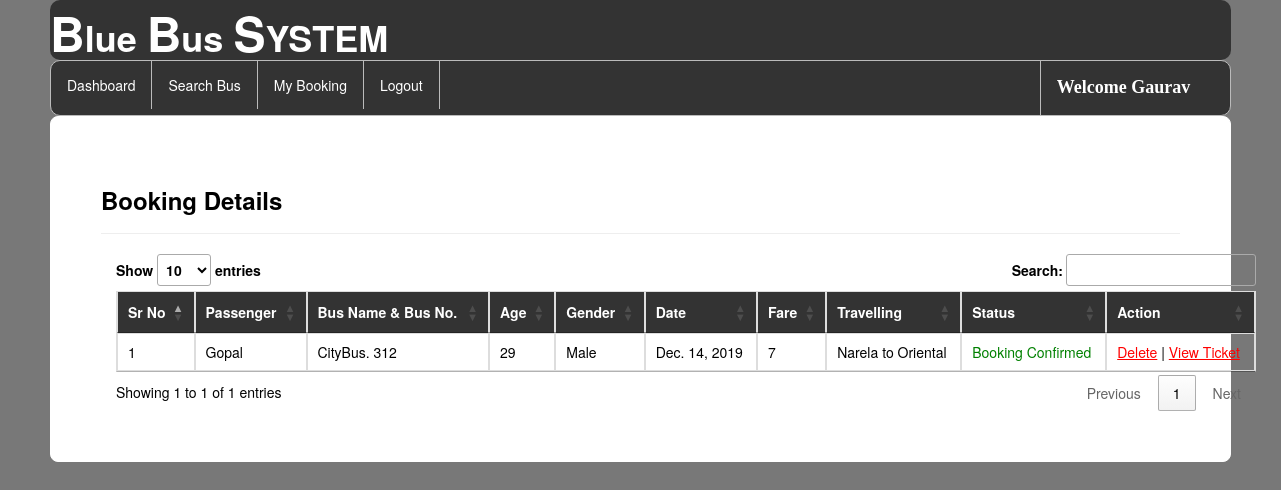
The app's page /my_booking/ (signed in) with its own data.
### bus/models.py (models this page shows, shortened)
class Passenger(models.Model):
    user = models.ForeignKey(Register,on_delete=models.CASCADE,null=True)
    bus = models.ForeignKey(Add_Bus,on_delete=models.CASCADE,null=True)
    name = models.CharField(max_length=100,null=True)
    age = models.IntegerField(null=True)
    gender = models.CharField(max_length=30,null=True)
    route=models.CharField(max_length=100,null=True)
    status = models.CharField(max_length=30,null=True)
    date1 = models.DateField(null=True)
    fare = models.IntegerField(null=True)

class Add_Bus(models.Model):
    busname = models.CharField(max_length=30,null=True)
    bus_no = models.IntegerField(null=True)
    from_city = models.CharField(max_length=30,null=True)
    to_city = models.CharField(max_length=30,null=True)
    departuretime=models.CharField(max_length=30,null=True)
    arrivaltime=models.CharField(max_length=30,null=True)
    trevaltime=models.CharField(max_length=100,null=True)
    distance=models.IntegerField(null=True)
    img=models.FileField(null=True)

### bus/views.py (the view)
# urls.py: path('my_booking/',my_booking,name="my_booking"),
def my_booking(request):
    if not request.user.is_authenticated:
        return redirect('login')
    user2 = User.objects.filter(username=request.user.username).get()
    user1 = Register.objects.filter(user=user2).get()
    pro = Passenger.objects.filter(user=user1)
    book = Book_ticket.objects.filter(user=user1)
    d = {'user':user1,'pro':pro,'book':book}
    return render(request,'my_booking.html',d)

### bus/templates/my_booking.html (shortened to what this page needs)
{% extends 'navigation2.html' %}
{% load static %}
{% block b %}
<div style="color:Black;border:1px solid white;border-radius:8px;background-color:white;padding:50px">
        <h3><strong>Booking Details</strong></h3><hr>
<div class="container">
<table class="table table-bordered" id="myTable">
  <thead style="color:white;background-color:#333">
  <tr>
    <th>Sr No</th>
    <th>Passenger</th>
      <th>Bus Name & Bus No.</th>
      <th> Age</th>
    <th>Gender</th>
    <th>Date</th>
       <th>Fare</th>
       <th>Travelling</th>
       <th>Status</th>
    <th>Action</th>
  </tr>
  </thead>
   <tbody>
    {% for i in pro %}
  <tr>
    <td>{{forloop.counter}}</td>
    <td>{{i.name}}</td>
    <td>{{i.bus.busname}}. {{i.bus.bus_no}}</td>
      <td>{{i.age}}</td>
      <td>{{i.gender}}</td>
      <td>{{i.date1}}</td>
      <td>{{i.fare}}</td>
      <td>{{i.route}}</td>
      {% if i.status == 'set' %}
      <td style="color:green">Booking Confirmed</td>
      {% else %}
      <td style="color:red">No Transaction</td>
      {% endif %}
    <td><a href="{% url 'delte_my_booking' i.id %}" style="color:red"><u>Delete</u></a>
    | <a href="{% url 'view_ticket' i.id %}" style="color:red"><u>View&nbsp;Ticket</u></a>
    </td>
  </tr>
    {% endfor %}
    </tbody>
</table>
 </div>
</div>
{% endblock %}

### bus/templates/navigation2.html (shortened to what this page needs)
{% extends 'head.html' %}
{% load static %}
{% block body %}
<link rel = stylesheet href = "//cdn.datatables.net/1.10.19/css/jquery.dataTables.min.css">
<ul class="id2">
  <li id="id1"><a href="{% url 'dashboard' %}">Dashboard</a></li>
  <li id="id1"><a href="{% url 'search_bus' %}">Search Bus</a></li>
  <li id="id1"><a href="{% url 'my_booking' %}">My Booking</a></li>
  <li id="id1"><a href="{% url 'log_out' %}">Logout</a></li>
    <li id="id2" style="margin-left:600px"><a href="" style="color:white"><strong style="font-size:18px;font-family:cursive">Welcome {{request.user.username}}</strong></a></li>
</ul>
{% block b %}
{% endblock %}
{% endblock %}

### bus/templates/navigation2.html (style rules this page uses)
.id2 { list-style-type: none; margin: 0; padding: 0; overflow: hidden; background-color: #333; border-radius:10px; border:1px solid #bbb; }
#id1 { float: left; border-right:1px solid #bbb; }
#id2 { float: left; border-left:1px solid #bbb; }
li:last-child { border-right: none; }
li a { display: block; color: white; text-align: center; padding: 14px 16px; text-decoration: none; }

### records on screen
Passenger: name "Gopal", bus.busname "CityBus", bus.bus_no "312", age "29", gender "Male", date1 "Dec. 14, 2019", fare "7", route "Narela to Oriental", status "Booking Confirmed"

### other values on screen
{{ request.user.username }} "Gaurav"
